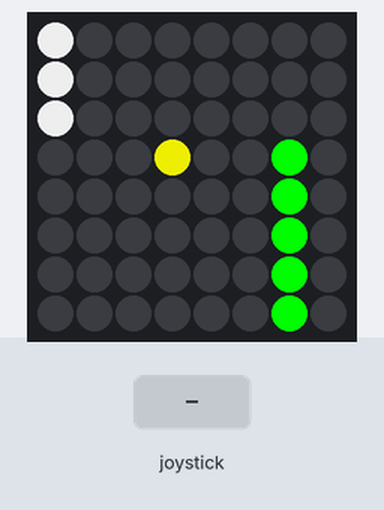
Bench run of a program on a simulated Raspberry Pi (BCM pin numbers) with a Sense HAT. Parts: the Sense HAT's 8×8 RGB LED matrix. The test bench sets the inputs (shaded band). Random numbers come from a fixed seed; the 64×8 strip is a reading aid, not a part: it shows the text the matrix is scrolling, unrolled, one strip-width of it at a time; the clock reads 2024-03-15 10:24:30 at power-on unless the program sets it.

Above: at 1.2 s.
1.3 s: joystick pushed up
At 2.1 s:
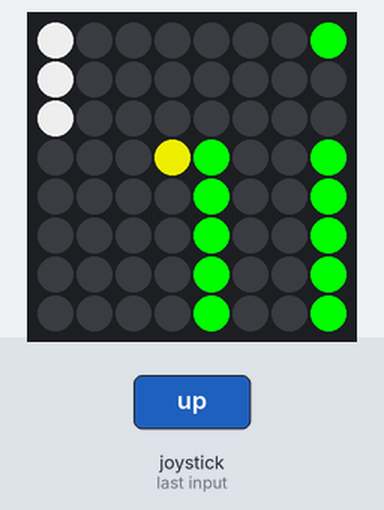
4.0 s: joystick pushed up
At 5.6 s:
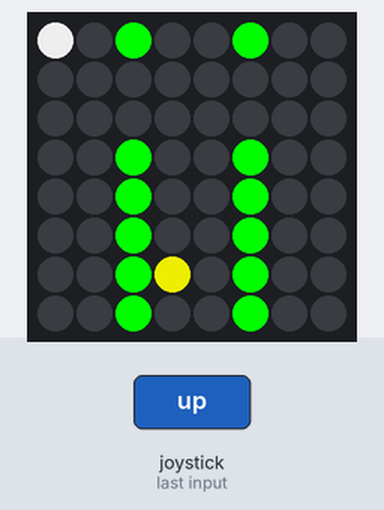
5.8 s: joystick pushed up
At 6.7 s:
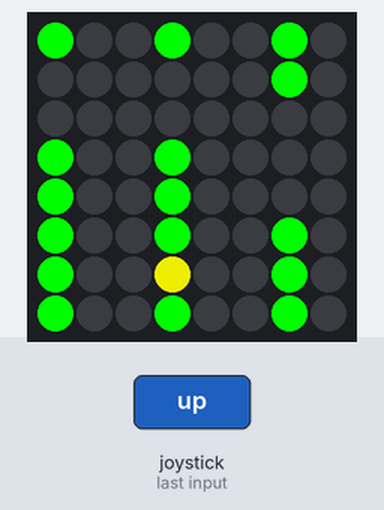
13.6 s: joystick pushed up
At 14.7 s:
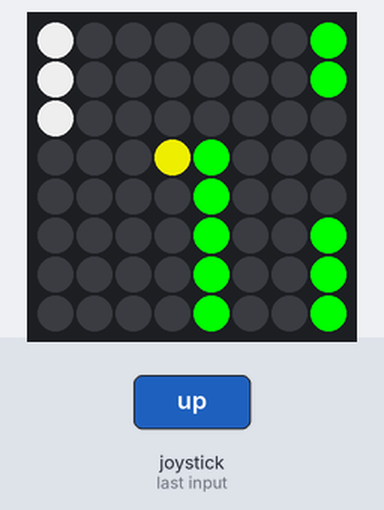

Measured:
- what the display in image 1 shows lasts 0.9 s, from 1.5 s to 2.4 s
- what the display in image 3 shows lasts 0.6 s, from 6.3 s to 6.9 s

The program:

flappy_bug_game.py
```python
import sense_hat
from time import sleep, time
from random import randint

sense = sense_hat.SenseHat()
sense.clear()

"""

  Make your Sense HAT into a Flappy HAT!

  Help the bird fly though the columns.  Each column is
  one point.  How many points can you get?

  Read through the code to learn how the game is made and
  try changing some of the variables at the top. Turn on
  debug_mode to print extra information about what the program
  is doing.

  Inspired by the Astro Pi team's flappy astronaut!
  https://www.raspberrypi.org/learning/flappy-astronaut

  Note: Requires sense_hat version 2.2.0 or later
"""

# Edit these variables to change key game parameters
col_color = (0,255,0)      # RGB color of column pixels
bg_color = (0,0,0)         # RGB color of background pixels
bird_color = (200,200,0)   # RGB color of the bird pixel
bird_y = 2                 # Where the player starts
bird_lives = 3             # How many lives does the bird get?
columns = [ (7, 3, 3)]     # Starting column x index, gap y start, gap size
column_speed_base = 1      # Base speed for column movement, from 1 to 5
debug_mode = False         # Set to true to print extra information

# Variables for convenience and readability
up_key = sense_hat.DIRECTION_UP
pressed = sense_hat.ACTION_PRESSED

# Initial settings - should be no need to alter these
speed = 0
game_over = False
setup = True
moved = False
column_interval = 10

# Debug functions: pause or print messages if debug_mode is set to True
def debug_message(message):
  if debug_mode:
    print(message)

def debug_pause(message):
  # Currently not used
  # To examine a specific portion of the program, add a debug_pause with a message
  # Or, change an existing debug_message call to debug_pause to pause there
  if debug_mode:
    input(str(message) + "  Press enter to continue...")

# Get true color values for comparisons: get_pixel() sometimes returns different values
sense.set_pixel(0,0, col_color)
col_color = sense.get_pixel(0,0)
sense.set_pixel(0,0, bg_color)
bg_color = sense.get_pixel(0,0)
sense.set_pixel(0,0, bird_color)
bird_color = sense.get_pixel(0,0)
sense.clear()

# Save setup in a tuple to restart game
reset_state = (col_color, bg_color, bird_color, bird_y, bird_lives, columns, column_speed_base, speed, game_over)

####
# Game functions
####

def move_columns():
  debug_message("Moving columns")
  global columns
  starting_cols = len(columns)

  # Shift x coordinate of colums to left
  columns = [(c[0] -1, c[1], c[2]) for c in columns]

  # Add a new column if needed
  if max([c[0] for c in columns]) == 4:
    gap_size = randint(2,4)
    row_start = randint(1 + gap_size, 6)
    columns.append((7,row_start,gap_size))

def draw_column(col, custom_color = None):
  debug_message("Drawing column")

  if custom_color:
    back_color = custom_color
  else:
    back_color = bg_color

  # Construct a list of column color and background color tuples, then set those pixels
  x, gap_start, gap_size = col
  c = [col_color] * 8
  c[gap_start - gap_size: gap_start] = [back_color] * gap_size
  for y, color in enumerate(c):
    sense.set_pixel(x,y,color)

def draw_screen(custom_color = None):
  debug_message("Drawing screen")

  if custom_color:
    back_color = custom_color
  else:
    back_color = bg_color

  sense.clear(back_color)
  # Filter out offscreen columns then draw visible columns
  visible_cols = [c for c in columns if c[0] >= 0]
  for c in visible_cols:
    draw_column(c, back_color)

def draw_bird(falling = True):
  debug_message("drawing bird")
  global bird_y, bird_lives, game_over
  # Replace bird with upcoming background or column at x=4
  sense.set_pixel(3,bird_y,sense.get_pixel(3, bird_y))

  if falling:
    bird_y += speed

  # Stay onscreen
  if bird_y > 7:
    bird_y = 7
  if bird_y < 0:
    bird_y = 0

  # Collisions are when the bird moves onto a column
  hit = sense.get_pixel(3, bird_y) == col_color
  if hit:
    flash_screen()
    bird_lives -= 1
    # ignore any keypresses here
    sense.stick.get_events()

  # Draw bird lives
  if bird_lives > 8:
    # Can only draw 8 at a time
    draw_lives = 8
  else:
    draw_lives = bird_lives

  for i in range(draw_lives):
    sense.set_pixel(0,i, (200,200,200))

  game_over = bird_lives < 0

  # Draw bird in new position
  sense.set_pixel(3,bird_y,bird_color)
  debug_message("Bird drawn")

def flash_screen():
  for i in range(3):
    custom_color = ([randint(50, x) for x in [255,255,255]])
    draw_screen(custom_color)
    # Make sure bird is still visible
    sense.set_pixel(3,bird_y,bird_color)
    sleep(.1)
  draw_screen()

####
# Main Game Loop
####

while True:

  if setup:
    col_color, bg_color, bird_color, bird_y, bird_lives, columns, column_speed_base, speed, game_over = reset_state
    # Initial screen setup
    last_redraw = round(time(), 1) * column_interval
    draw_screen()
    draw_bird()

    # Clear joystick events
    sense.stick.get_events()
    column_speed = int(column_speed_base)

    setup = False

  column_tick = round(time(), 1) * column_interval

  if (column_tick % (column_interval - column_speed) == 0) and (column_tick > last_redraw):
    # Enough time has passed: columns move
    debug_message("Tick!")
    speed = 1
    # make columns faster if possible as game goes on
    if column_interval > (column_speed + 2):
      column_speed = column_speed_base + len(columns) // (column_interval * 3)

    move_columns()
    draw_screen()
    draw_bird()
    debug_message("Tick length: " + str(column_tick - last_redraw) \
                   + " Speed: " + str(column_speed)\
                   + "Columns: " + str(len(columns)))
    last_redraw = column_tick

  events = sense.stick.get_events()
  if events:
    for e in events:
      debug_message("Processing joystick events")
      if e.direction ==  up_key and e.action == pressed:
        # User pressed up: move bird up and columns over
        debug_message("Joystick up press detected")
        move_columns()
        draw_screen()
        speed = -1
        draw_bird()
        moved = True
        # Prevent double falls
        last_redraw -= column_interval // 2
  else:
    moved = False

  if game_over:
    flash_screen()

    # Score is number of columns survived
    score = len(columns) - 2
    sense.show_message(str(score) + "pts!", text_colour=(255,255,255))

    # Start over
    setup = True
```
